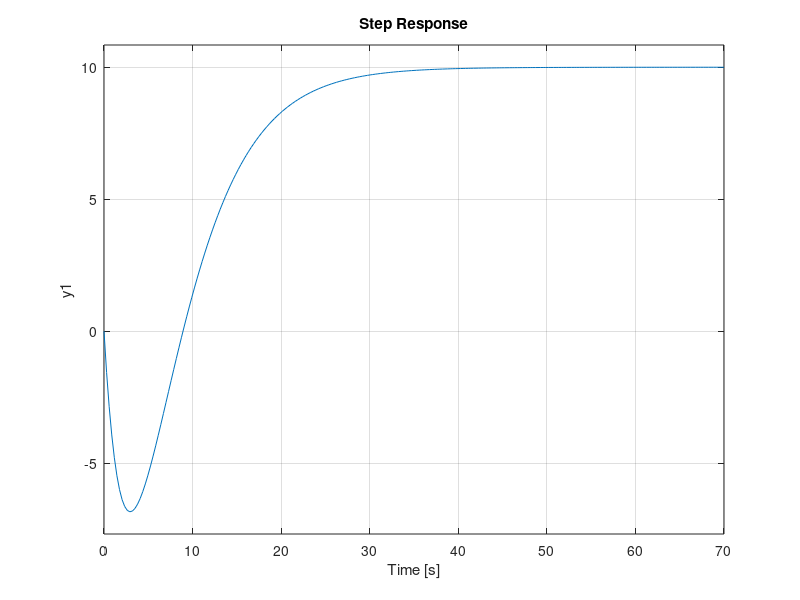

Here is the MATLAB script that generated this plot:
% Resistances
Rpbar = 0.47; % [kOhm]
R12 = 4.7; % [kOhm]

% Current
ipercentbar = 50; % % de mA

% Capacitance
C1 = 2.2; % [mF]
C2 = C1; % [mF]

% Voltage
V1bar = (-ipercentbar/(5*C1))/(1/(C1*R12)-(1/Rpbar + 1/R12)/C1); % [V]
V2bar = V1bar; % car C1 = C2

% Représentation d'état
% A components
a11 = (1/Rpbar+1/R12)/C1;
a12 = 1/(C1*R12);
a21 = a12;
a22 = 1/(C2*R12); % = à a12 et a21 puisque C1=C2
A = [-a11 a12;a21 -a22];

% B components
b = 1/(5*C1);
B = [b;0];

% C components
C = [0 10;-10 20]; % 1st row : minimum phase ; 2nd row : non-minimum phase 

% D components
d = V1bar/(C1*Rpbar*Rpbar);
D = [d;0];


% Boucle ouverte 

% Minimum phase : 
[num_m,denum_m] = ss2tf(A,B,C(1,:),0);
Gs_min = tf(num_m,denum_m);
[num_v_m,denum_v_m] = ss2tf(A,D,C(1,:),0);
Hs_min = tf(num_v_m,denum_v_m);

% Non-minimum phase : 
[num_nm,denum_nm] = ss2tf(A,B,C(2,:),0);
Gs_n_min = tf(num_nm,denum_nm);
[num_v_nm,denum_v_nm] = ss2tf(A,D,C(2,:),0);
Hs_n_min = tf(num_v_nm,denum_v_nm);

% Boucle fermée
Ti = 11.4893;
PB = 156;
Cs = zpk([-1/Ti],[0],100/PB);

% Minimum phase :
Tv_min = Hs_min/(1+Gs_min*Cs)

% Non-minimum phase :
Tv_n_min = Hs_n_min/(1+Gs_n_min*Cs);
Tr_n_min = (Gs_n_min*Cs)/(1+Cs*Gs_n_min);

step(10*Tr_n_min)








